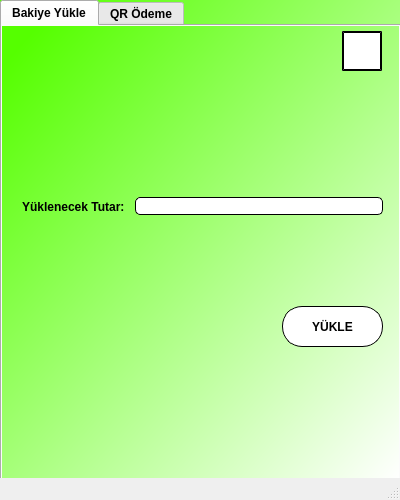
<?xml version="1.0" encoding="UTF-8"?>
<ui version="4.0">
 <class>MainWindow</class>
 <widget class="QMainWindow" name="MainWindow">
  <property name="geometry">
   <rect>
    <x>0</x>
    <y>0</y>
    <width>400</width>
    <height>500</height>
   </rect>
  </property>
  <property name="windowTitle">
   <string>Müşteri Ekranı</string>
  </property>
  <widget class="QWidget" name="centralwidget">
   <property name="styleSheet">
    <string notr="true">QWidget#centralwidget{
background-color:qlineargradient(spread:pad, x1:0, y1:0, x2:1, y2:1, stop:0.0451977 rgba(85, 255, 0, 255), stop:1 rgba(255, 255, 255, 255));}</string>
   </property>
   <widget class="QTabWidget" name="tabWidget">
    <property name="enabled">
     <bool>true</bool>
    </property>
    <property name="geometry">
     <rect>
      <x>0</x>
      <y>0</y>
      <width>401</width>
      <height>481</height>
     </rect>
    </property>
    <property name="styleSheet">
     <string notr="true">font-weight:bold</string>
    </property>
    <property name="tabShape">
     <enum>QTabWidget::Rounded</enum>
    </property>
    <property name="currentIndex">
     <number>0</number>
    </property>
    <property name="iconSize">
     <size>
      <width>16</width>
      <height>16</height>
     </size>
    </property>
    <widget class="QWidget" name="tab">
     <property name="font">
      <font>
       <weight>75</weight>
       <bold>true</bold>
      </font>
     </property>
     <property name="styleSheet">
      <string notr="true">QWidget#tab{
background-color:qlineargradient(spread:pad, x1:0, y1:0, x2:1, y2:1, stop:0.0451977 rgba(85, 255, 0, 255), stop:1 rgba(255, 255, 255, 255));}</string>
     </property>
     <attribute name="title">
      <string>Bakiye Yükle</string>
     </attribute>
     <widget class="QPushButton" name="pushButton_yukle">
      <property name="enabled">
       <bool>true</bool>
      </property>
      <property name="geometry">
       <rect>
        <x>280</x>
        <y>280</y>
        <width>101</width>
        <height>41</height>
       </rect>
      </property>
      <property name="font">
       <font>
        <weight>75</weight>
        <bold>true</bold>
       </font>
      </property>
      <property name="styleSheet">
       <string notr="true">border-radius:20px;
background-color:white;border:1px solid;</string>
      </property>
      <property name="text">
       <string>YÜKLE</string>
      </property>
     </widget>
     <widget class="QWidget" name="horizontalLayoutWidget">
      <property name="geometry">
       <rect>
        <x>10</x>
        <y>100</y>
        <width>381</width>
        <height>161</height>
       </rect>
      </property>
      <layout class="QHBoxLayout" name="horizontalLayout">
       <property name="spacing">
        <number>10</number>
       </property>
       <property name="leftMargin">
        <number>10</number>
       </property>
       <property name="rightMargin">
        <number>10</number>
       </property>
       <item>
        <widget class="QLabel" name="label">
         <property name="font">
          <font>
           <weight>75</weight>
           <bold>true</bold>
          </font>
         </property>
         <property name="text">
          <string>Yüklenecek Tutar:</string>
         </property>
        </widget>
       </item>
       <item>
        <widget class="QLineEdit" name="lineEdit_yuklenen">
         <property name="styleSheet">
          <string notr="true">
border:1px solid;

border-radius:5px;
background-color:white;</string>
         </property>
        </widget>
       </item>
      </layout>
     </widget>
     <widget class="QLabel" name="label_guncelbakiye">
      <property name="geometry">
       <rect>
        <x>20</x>
        <y>50</y>
        <width>371</width>
        <height>41</height>
       </rect>
      </property>
      <property name="font">
       <font>
        <weight>75</weight>
        <bold>true</bold>
       </font>
      </property>
      <property name="styleSheet">
       <string notr="true"/>
      </property>
      <property name="text">
       <string/>
      </property>
     </widget>
     <widget class="QPushButton" name="pushButton_cikis">
      <property name="geometry">
       <rect>
        <x>340</x>
        <y>5</y>
        <width>40</width>
        <height>40</height>
       </rect>
      </property>
      <property name="autoFillBackground">
       <bool>false</bool>
      </property>
      <property name="styleSheet">
       <string notr="true">background-color: white;border-color: black;border-width: 2px; border-style: outset;</string>
      </property>
      <property name="text">
       <string/>
      </property>
      <property name="iconSize">
       <size>
        <width>25</width>
        <height>25</height>
       </size>
      </property>
     </widget>
    </widget>
    <widget class="QWidget" name="tab_3">
     <property name="styleSheet">
      <string notr="true">QWidget#tab_3{
background-color:qlineargradient(spread:pad, x1:0, y1:0, x2:1, y2:1, stop:0.0451977 rgba(85, 255, 0, 255), stop:1 rgba(255, 255, 255, 255));}</string>
     </property>
     <attribute name="title">
      <string>QR Ödeme</string>
     </attribute>
     <widget class="QPushButton" name="pushButton_sifirla">
      <property name="geometry">
       <rect>
        <x>154</x>
        <y>380</y>
        <width>91</width>
        <height>41</height>
       </rect>
      </property>
      <property name="font">
       <font>
        <weight>75</weight>
        <bold>true</bold>
       </font>
      </property>
      <property name="styleSheet">
       <string notr="true">border-radius:20px;
background-color:white;border:1px solid;</string>
      </property>
      <property name="text">
       <string>Yeni QR Okut</string>
      </property>
     </widget>
     <widget class="QPushButton" name="pushButton_cikis2">
      <property name="geometry">
       <rect>
        <x>340</x>
        <y>5</y>
        <width>40</width>
        <height>40</height>
       </rect>
      </property>
      <property name="autoFillBackground">
       <bool>false</bool>
      </property>
      <property name="styleSheet">
       <string notr="true">background-color: white;border-color: black;border-width: 2px; border-style: outset;</string>
      </property>
      <property name="text">
       <string/>
      </property>
      <property name="iconSize">
       <size>
        <width>25</width>
        <height>25</height>
       </size>
      </property>
     </widget>
    </widget>
   </widget>
  </widget>
  <widget class="QMenuBar" name="menubar">
   <property name="geometry">
    <rect>
     <x>0</x>
     <y>0</y>
     <width>400</width>
     <height>21</height>
    </rect>
   </property>
  </widget>
  <widget class="QStatusBar" name="statusbar"/>
 </widget>
 <tabstops>
  <tabstop>lineEdit_yuklenen</tabstop>
  <tabstop>pushButton_yukle</tabstop>
  <tabstop>pushButton_cikis</tabstop>
  <tabstop>tabWidget</tabstop>
  <tabstop>pushButton_sifirla</tabstop>
  <tabstop>pushButton_cikis2</tabstop>
 </tabstops>
 <resources/>
 <connections/>
</ui>
